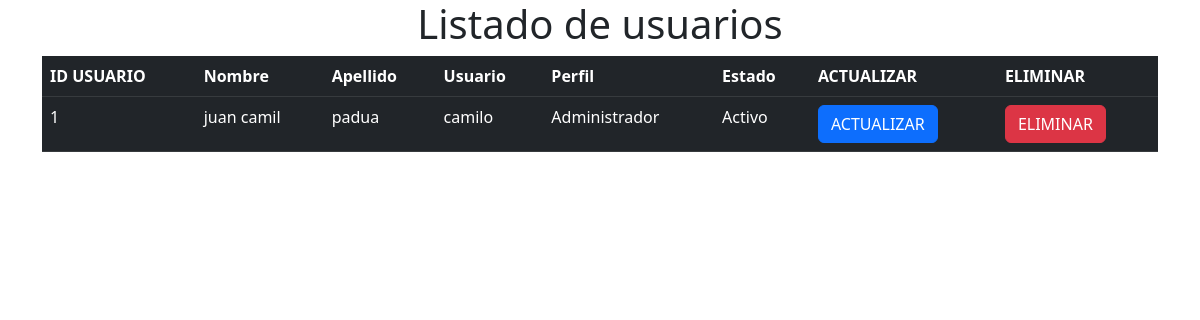
The app's page /Administrador/pages/index.php with its own data.
### tables this page shows
CREATE TABLE `usuarios` (
  `id_usuario` int(11) NOT NULL,
  `Nombreusu` varchar(60) NOT NULL,
  `Apellidousu` varchar(60) NOT NULL,
  `Usuario` varchar(40) NOT NULL,
  `Passwordusu` varchar(80) NOT NULL,
  `Perfil` varchar(30) NOT NULL,
  `Estado` varchar(20) NOT NULL
);

### Conexion.php (called while the page is built, shortened)
<?php
class Conexion{
    private $drive = "mysql";
    private $host = "localhost";
    private $dbname = "notas2023";
    private $user = "root";
    private $password = "";
    public function __construct(){
        try{
            $db = new PDO("{$this->drive}:host={$this->host};dbname={$this->dbname}",$this->user, $this->password);
            $db->setAttribute(PDO::ATTR_ERRMODE,PDO::ERRMODE_EXCEPTION);
            return $db;
        }catch(PDOException $e){
            echo "Ha surgido algun error: Detalle: ".$e->getMessage();
        }
    }
}
?>

### Administrador/models/administrador.php (called while the page is built, shortened)
<?php
include_once('../../Conexion.php');
class Administrador extends Conexion{
    public function __construct(){
        $this->db = parent::__construct();
    }
    public function getad(){
        $row =null;
        $statement=$this->db->prepare("SELECT * FROM usuarios WHERE Perfil='Administrador'");
        $statement->execute();
        while($result=$statement->fetch()){
            $row[]=$result;
        }
        return $row;
    }
}
?>

### Administrador/pages/index.php (the view, shortened to what this page needs)
<!DOCTYPE html>
<html lang="en">
<head>
    <link href="https://cdn.jsdelivr.net/npm/bootstrap@5.3.0/dist/css/bootstrap.min.css" rel="stylesheet">
</head>
<body>
    <div class="container">
        <h1 style="text-align: center;">Listado de usuarios </h1>
        <div col="col-auto-mt-5">
            <table class="table table-dark table-hover">
                <tr>
                    <th>ID USUARIO</th>
                    <th>Nombre </th>
                    <th>Apellido</th>
                    <th>Usuario</th>
                    <th>Perfil</th>
                    <th>Estado</th>
                    <th>ACTUALIZAR</th>
                    <th>ELIMINAR</th>
                </tr>
                <tbody>
                    <?php
                        require_once('../../Conexion.php');
                        require_once('../models/administrador.php');
                        $objeto =new Administrador();
                        $datos=$objeto->getad();
                        foreach($datos as $datos){
                            ?>
                    <tr>
                        <td><?php echo $datos['id_usuario'] ?></td>
                        <td><?php echo $datos['Nombreusu'] ?></td>
                        <td><?php echo $datos['Apellidousu'] ?></td>
                        <td><?php echo $datos['Usuario'] ?></td>
                        <td><?php echo $datos['Perfil'] ?></td>
                        <td><?php echo $datos['Estado'] ?></td>
                        <td><a href="editar.php?Id=<?php echo $datos['id_usuario'] ?>" class="btn btn-primary">ACTUALIZAR</a></td>
                        <td><a href="../Controller/eliminarusuario.php?Id=<?php echo $datos['id_usuario'] ?>" class="btn btn-danger">ELIMINAR</a></td>
                    </tr>
                    <?php } ?>
                </tbody>
            </table>
        </div>
    </div>
</body>
</html>

### records on screen
usuarios: id_usuario "1", Nombreusu "juan camil", Apellidousu "padua", Usuario "camilo", Perfil "Administrador", Estado "Activo"
